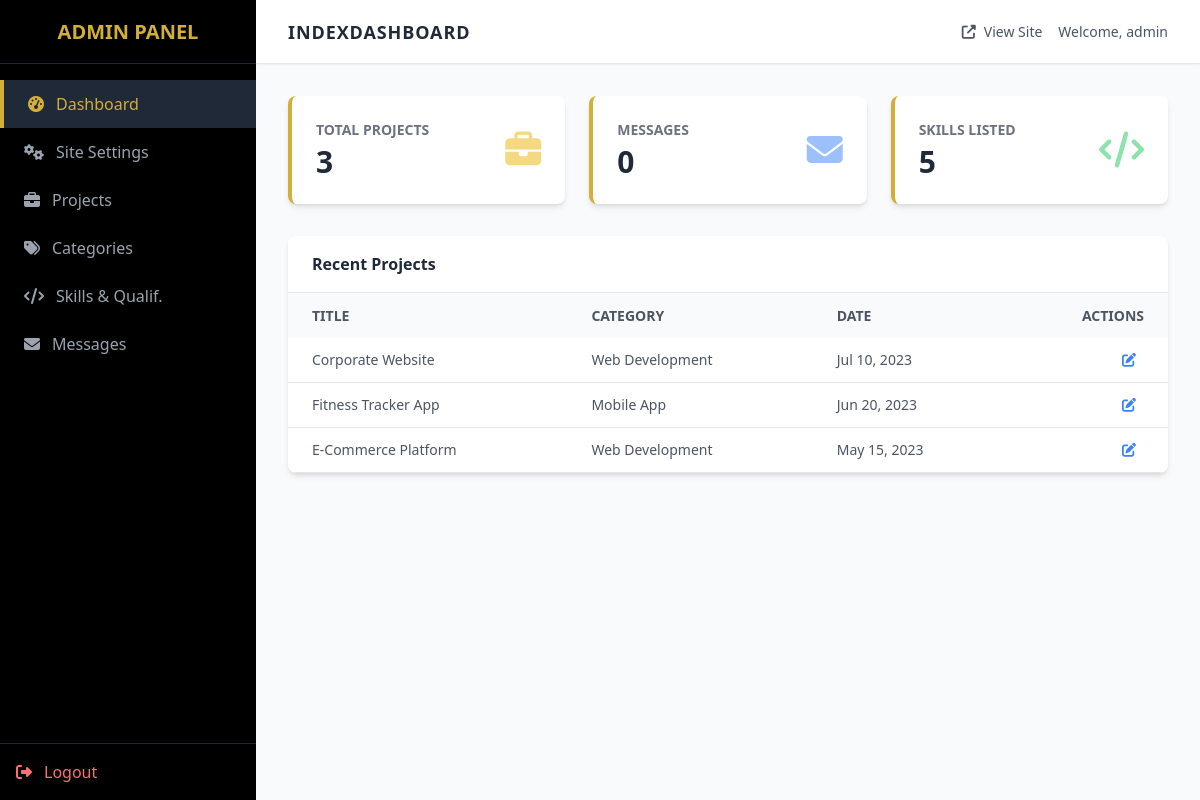
/admin/index.php (signed in), run on the app's committed database.
### tables this page shows
CREATE TABLE `projects` (
  `id` int(11) NOT NULL AUTO_INCREMENT,
  `category_id` int(11) NOT NULL,
  `title` varchar(255) NOT NULL,
  `slug` varchar(255) NOT NULL,
  `description` text NOT NULL,
  `image` varchar(255) NOT NULL,
  `client` varchar(100) NOT NULL,
  `completion_date` date NOT NULL,
  `link` varchar(255) NOT NULL,
  `created_at` timestamp NOT NULL DEFAULT current_timestamp(),
  PRIMARY KEY (`id`),
  KEY `category_id` (`category_id`)
);

CREATE TABLE `categories` (
  `id` int(11) NOT NULL AUTO_INCREMENT,
  `name` varchar(100) NOT NULL,
  `slug` varchar(100) NOT NULL,
  PRIMARY KEY (`id`),
  UNIQUE KEY `slug` (`slug`)
);

### admin/index.php (the view)
<?php include 'includes/header.php'; ?>
<?php
$projects_count = mysqli_fetch_assoc(mysqli_query($conn, "SELECT COUNT(*) as count FROM projects"))['count'];
$messages_count = mysqli_fetch_assoc(mysqli_query($conn, "SELECT COUNT(*) as count FROM messages"))['count'];
$skills_count = mysqli_fetch_assoc(mysqli_query($conn, "SELECT COUNT(*) as count FROM skills"))['count'];
?>
<div class="grid grid-cols-1 md:grid-cols-3 gap-6 mb-8">
    <div class="bg-white p-6 rounded-lg shadow-md border-l-4 gold-border">
        <div class="flex items-center justify-between">
            <div>
                <p class="text-gray-500 text-sm uppercase font-semibold">Total Projects</p>
                <h3 class="text-3xl font-bold text-gray-800 mt-1"><?php echo $projects_count; ?></h3>
            </div>
            <div class="text-yellow-500 text-4xl opacity-50">
                <i class="fas fa-briefcase"></i>
            </div>
        </div>
    </div>
    <div class="bg-white p-6 rounded-lg shadow-md border-l-4 gold-border">
        <div class="flex items-center justify-between">
            <div>
                <p class="text-gray-500 text-sm uppercase font-semibold">Messages</p>
                <h3 class="text-3xl font-bold text-gray-800 mt-1"><?php echo $messages_count; ?></h3>
            </div>
            <div class="text-blue-500 text-4xl opacity-50">
                <i class="fas fa-envelope"></i>
            </div>
        </div>
    </div>
    <div class="bg-white p-6 rounded-lg shadow-md border-l-4 gold-border">
        <div class="flex items-center justify-between">
            <div>
                <p class="text-gray-500 text-sm uppercase font-semibold">Skills Listed</p>
                <h3 class="text-3xl font-bold text-gray-800 mt-1"><?php echo $skills_count; ?></h3>
            </div>
            <div class="text-green-500 text-4xl opacity-50">
                <i class="fas fa-code"></i>
            </div>
        </div>
    </div>
</div>
<div class="bg-white rounded-lg shadow-md overflow-hidden">
    <div class="px-6 py-4 border-b border-gray-200">
        <h3 class="font-bold text-gray-800">Recent Projects</h3>
    </div>
    <div class="p-0">
        <table class="w-full text-left">
            <thead>
                <tr class="bg-gray-50 text-gray-600 text-sm uppercase leading-normal">
                    <th class="py-3 px-6">Title</th>
                    <th class="py-3 px-6">Category</th>
                    <th class="py-3 px-6">Date</th>
                    <th class="py-3 px-6 text-right">Actions</th>
                </tr>
            </thead>
            <tbody class="text-gray-600 text-sm font-light">
                <?php
                $recent_projects = mysqli_query($conn, "SELECT p.*, c.name as category_name FROM projects p LEFT JOIN categories c ON p.category_id = c.id ORDER BY p.created_at DESC LIMIT 5");
                if (mysqli_num_rows($recent_projects) > 0) {
                    while ($row = mysqli_fetch_assoc($recent_projects)) {
                        echo "<tr class='border-b border-gray-200 hover:bg-gray-100'>";
                        echo "<td class='py-3 px-6 text-left whitespace-nowrap'><div class='flex items-center'><span class='font-medium'>" . htmlspecialchars($row['title']) . "</span></div></td>";
                        echo "<td class='py-3 px-6 text-left'>" . htmlspecialchars($row['category_name']) . "</td>";
                        echo "<td class='py-3 px-6 text-left'>" . date('M d, Y', strtotime($row['created_at'])) . "</td>";
                        echo "<td class='py-3 px-6 text-right'>
                                <a href='projects.php?edit=" . $row['id'] . "' class='text-blue-500 hover:text-blue-700 mr-2'><i class='fas fa-edit'></i></a>
                              </td>";
                        echo "</tr>";
                    }
                } else {
                    echo "<tr><td colspan='4' class='py-4 px-6 text-center'>No projects found.</td></tr>";
                }
                ?>
            </tbody>
        </table>
    </div>
</div>
<?php include 'includes/footer.php'; ?>

### admin/includes/header.php (style rules this page uses)
.gold-border { border-color: #D4AF37; }

### data on the page
projects: title "Corporate Website", category.name "Web Development", created_at "Jul 10, 2023"
projects: title "Fitness Tracker App", category.name "Mobile App", created_at "Jun 20, 2023"
projects: title "E-Commerce Platform", category.name "Web Development", created_at "May 15, 2023"

### other printed values
str_replace(['-', '_'], ' ', ucfirst($page)) "INDEX"
$_SESSION['username'] "admin"
$projects_count "3"
$messages_count "0"
$skills_count "5"
